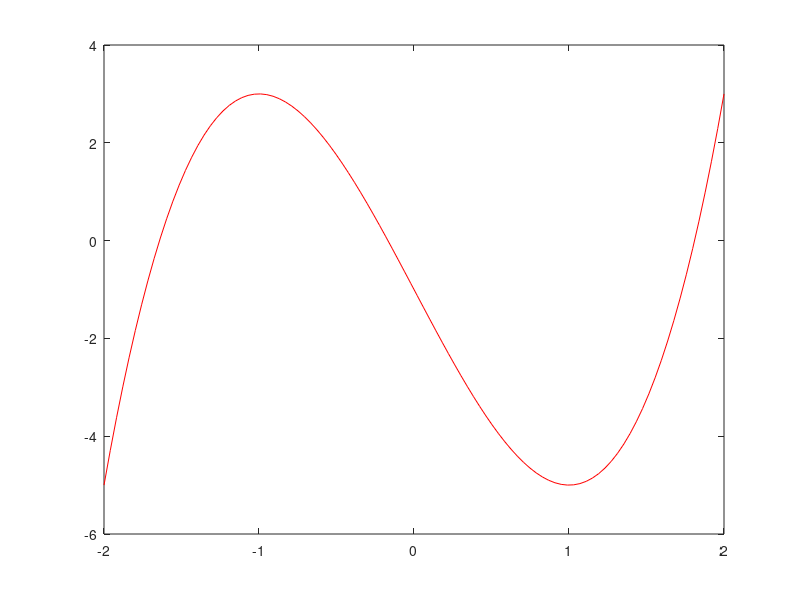

Source code (MATLAB): (Note: this script raises an error after producing the figure.)
%1-1
x=linspace(-2,2); % set the x-values
y=2*(x.^3)-6*x-1; % the given function
plot(x,y,'r')



%1-2
syms x
f(x) = (2*(x^3))- (6*x) -1; % the given function
% using the Intermediate-Value theorem
% to check the intervals that contain a zero

for i=-2:2
if f(i)*f(i+1)<0 %checking the signs at both end points in interval of length one
interval=[i,i+1] % print the inverval with opposite signs at end points
a=i; b=i+1;
while (b-a)/2>10^-3
c = (a + b)/2;
fa = f(a);
fc = f(c);
if fa*fc < 0
a = c;
else
b = c;
end
end
c = (a + b)/2;

end

end
fprintf('%.3f',c)


